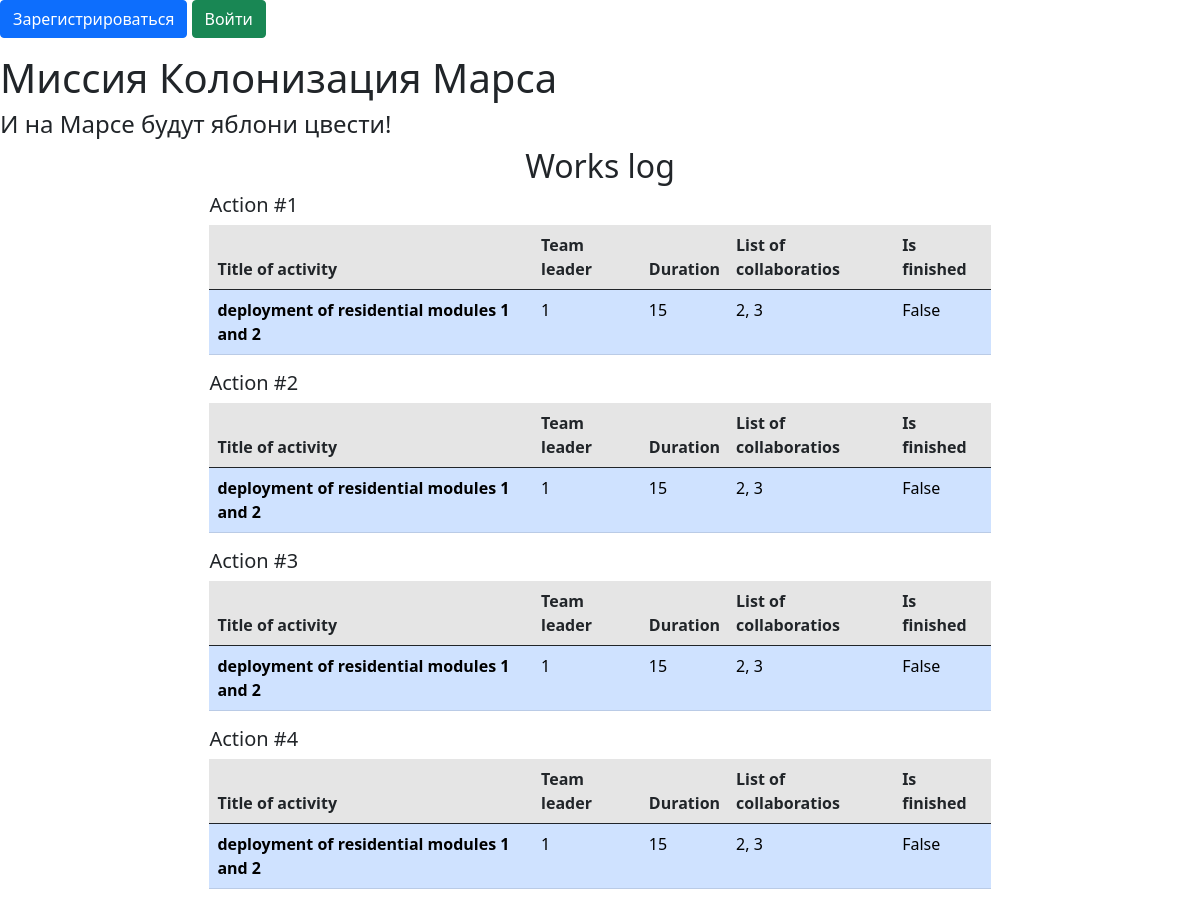
The page / on the database its author committed.
### data/jobs.py (models this page shows)
class Jobs(SqlAlchemyBase, SerializerMixin):
    __tablename__ = 'jobs'
    id = sqlalchemy.Column(sqlalchemy.Integer,
                           primary_key=True, autoincrement=True)
    team_leader = sqlalchemy.Column(sqlalchemy.Integer,
                                    sqlalchemy.ForeignKey("users.id"))
    job = sqlalchemy.Column(sqlalchemy.String, nullable=True)
    work_size = sqlalchemy.Column(sqlalchemy.Integer, nullable=True)
    collaborators = sqlalchemy.Column(sqlalchemy.Integer,
                                      sqlalchemy.ForeignKey("jobs.id"))
    start_date = sqlalchemy.Column(sqlalchemy.DateTime,
                                   default=datetime.datetime.now)
    end_date = sqlalchemy.Column(sqlalchemy.DateTime,
                                 default=datetime.datetime.now)
    is_finished = sqlalchemy.Column(sqlalchemy.Boolean, default=True)
    user = orm.relation('User')

### main.py (the view)
@app.route("/")
def index():
    db_sess = db_session.create_session()
    jobs = db_sess.query(Jobs)
    return render_template("index.html", title='Work log', jobs=jobs)

### data/db_session.py (called while the page is built)
def create_session() -> Session:
    global __factory
    return __factory()

### templates/index.html
{% extends "base.html" %} {% block content %}
<h2>Works log</h2>
{% for item in jobs %}
<div>
    <h5>Action #{{item.id}}</h5>
    <table class="table table-hover">
        <thead>
            <tr class="table-active">
                <th scope="col">Title of activity</th>
                <th scope="col">Team leader</th>
                <th scope="col">Duration</th>
                <th scope="col">List of collaboratios</th>
                <th scope="col">Is finished</th>
            </tr>
        </thead>
        <tbody>
            <tr class="table-primary">
                <th scope="row">{{item.job}}</th>
                <td>{{item.team_leader}}</td>
                <td>{{item.work_size}}</td>
                <td>{{item.collaborators}}</td>
                <td>{{item.is_finished}}</td>
            </tr>
        </tbody>
    </table>
</div>
{% endfor %} {% endblock %}

### templates/base.html (shortened to what this page needs)
<!DOCTYPE html>
<html lang="en">
<head>
    <link rel="stylesheet" href="https://cdn.jsdelivr.net/npm/bootstrap@5.0.0-beta1/dist/css/bootstrap.min.css">
    <link rel="stylesheet" type="text/css" href="{{url_for('static', filename='css/style.css')}}" />
</head>
<body>
    <nav>{% if current_user.is_authenticated %}
        <a class="navbar-brand" href="/logout">{{ current_user.name }}</a> {% else %}
        <p>
            <a class="btn btn-primary " href="/register">Зарегистрироваться</a>
            <a class="btn btn-success" href="/login">Войти</a>
        </p>
        {% endif %}</nav>
    <h1>Миссия Колонизация Марса</h1>
    <h4>И на Марсе будут яблони цвести!</h4>
    <main role="main" class="container">
        {% block content %}{% endblock %}
    </main>
</body>
</html>

### static/css/style.css (style rules this page uses)
.alert, a { margin: 0; }
div { margin-left: auto; margin-right: auto; width: 70%; }
h2 { text-align: center; }

### rows shown on the page
Jobs: id "1", job "deployment of residential modules 1 and 2", team_leader "1", work_size "15", collaborators "2, 3", is_finished "False"
Jobs: id "2", job "deployment of residential modules 1 and 2", team_leader "1", work_size "15", collaborators "2, 3", is_finished "False"
Jobs: id "3", job "deployment of residential modules 1 and 2", team_leader "1", work_size "15", collaborators "2, 3", is_finished "False"
Jobs: id "4", job "deployment of residential modules 1 and 2", team_leader "1", work_size "15", collaborators "2, 3", is_finished "False"
